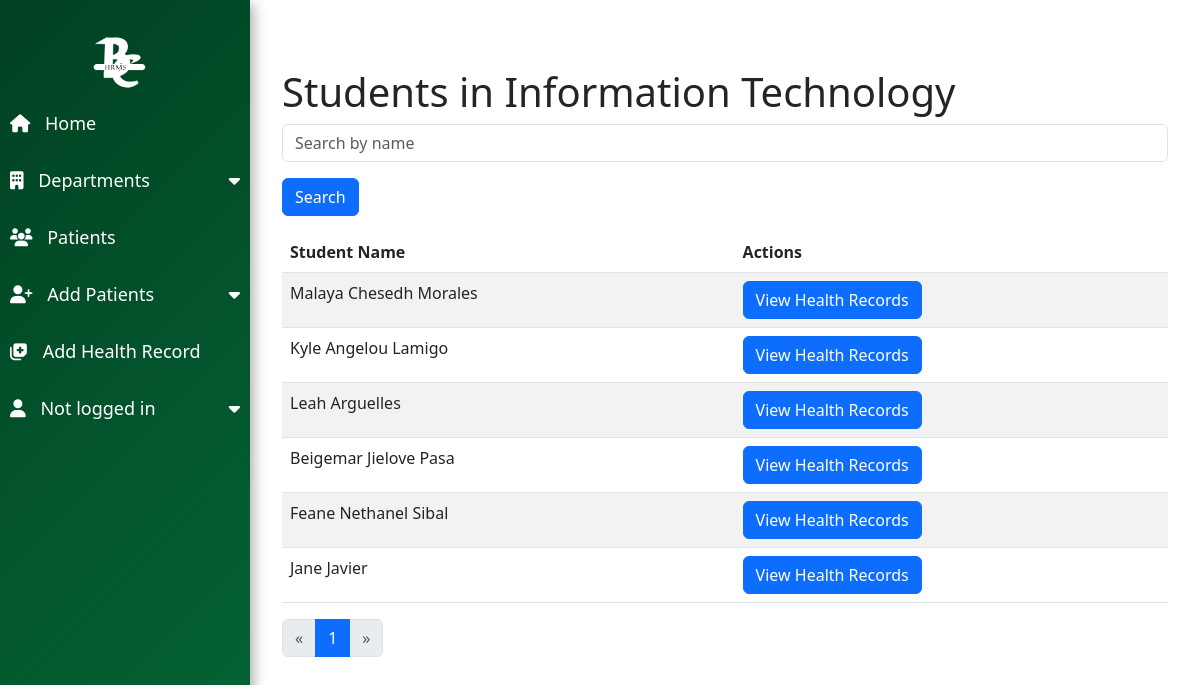
The page /dept_it.php on the database its author committed.
### tables this page shows
CREATE TABLE `students` (
  `id` int(11) NOT NULL,
  `first_name` varchar(50) NOT NULL,
  `last_name` varchar(50) NOT NULL,
  `department` varchar(50) NOT NULL,
  `age` int(11) DEFAULT NULL,
  `gender` enum('Male','Female') DEFAULT NULL,
  `deleted_at` datetime DEFAULT NULL
);

### dept_it.php (the view, shortened to what this page needs)
<?php
require 'config.php';
$department = 'Information Technology';
$page = $_GET['page'] ?? 1;
$records_per_page = 10;
$offset = ($page - 1) * $records_per_page;
$query = $_GET['query'] ?? '';
$stmt = $conn->prepare("
    SELECT id, first_name, last_name
    FROM students
    WHERE department = :department
    AND (first_name LIKE :query OR last_name LIKE :query)
    LIMIT :offset, :records_per_page
");
$stmt->bindParam(':department', $department);
$stmt->bindValue(':query', "%$query%", PDO::PARAM_STR);
$stmt->bindValue(':offset', (int)$offset, PDO::PARAM_INT);
$stmt->bindValue(':records_per_page', (int)$records_per_page, PDO::PARAM_INT);
$stmt->execute();
$students = $stmt->fetchAll(PDO::FETCH_ASSOC);
$stmt = $conn->prepare("
    SELECT COUNT(*) as total
    FROM students
    WHERE department = :department
    AND (first_name LIKE :query OR last_name LIKE :query)
");
$stmt->bindParam(':department', $department);
$stmt->bindValue(':query', "%$query%", PDO::PARAM_STR);
$stmt->execute();
$total_students = $stmt->fetch(PDO::FETCH_ASSOC)['total'];
$total_pages = ceil($total_students / $records_per_page);
?>
<!DOCTYPE html>
<html lang="en">
<head>
    <link href="https://cdn.jsdelivr.net/npm/bootstrap@5.3.0-alpha3/dist/css/bootstrap.min.css" rel="stylesheet">
</head>
<body>
    <?php include 'sidebar.php'; ?>
    <div class="main-content">
        <div class="container mt-5">
            <h1>Students in <?php echo htmlspecialchars($department); ?></h1>
            <form method="get" action="">
                <div class="mb-3">
                    <input type="text" class="form-control" name="query" value="<?php echo htmlspecialchars($query); ?>" placeholder="Search by name">
                </div>
                <button type="submit" class="btn btn-primary">Search</button>
            </form>
            <div class="student-list mt-3">
                <table class="table table-striped">
                    <thead>
                        <tr>
                            <th>Student Name</th>
                            <th>Actions</th>
                        </tr>
                    </thead>
                    <tbody>
                        <?php foreach ($students as $student): ?>
                            <tr>
                                <td><?php echo htmlspecialchars($student['first_name'] . ' ' . $student['last_name']); ?></td>
                                <td>
                                    <a href="view_health_records.php?student_id=<?php echo $student['id']; ?>" class="btn btn-primary">View Health Records</a>
                                </td>
                            </tr>
                        <?php endforeach; ?>
                    </tbody>
                </table>
            </div>
            <nav aria-label="Page navigation">
                <ul class="pagination">
                    <li class="page-item <?php if ($page <= 1) echo 'disabled'; ?>">
                        <a class="page-link" href="?page=<?php echo $page - 1; ?>&query=<?php echo urlencode($query); ?>" aria-label="Previous">
                            <span aria-hidden="true">&laquo;</span>
                        </a>
                    </li>
                    <?php for ($i = 1; $i <= $total_pages; $i++): ?>
                        <li class="page-item <?php if ($i == $page) echo 'active'; ?>">
                            <a class="page-link" href="?page=<?php echo $i; ?>&query=<?php echo urlencode($query); ?>"><?php echo $i; ?></a>
                        </li>
                    <?php endfor; ?>
                    <li class="page-item <?php if ($page >= $total_pages) echo 'disabled'; ?>">
                        <a class="page-link" href="?page=<?php echo $page + 1; ?>&query=<?php echo urlencode($query); ?>" aria-label="Next">
                            <span aria-hidden="true">&raquo;</span>
                        </a>
                    </li>
                </ul>
            </nav>
        </div>
    </div>
</body>
</html>

### dept_it.php (style rules this page uses)
.main-content { margin-left: 250px; padding: 20px; }

### rows shown on the page
students: first_name+last_name "Malaya Chesedh Morales"
students: first_name+last_name "Kyle Angelou Lamigo"
students: first_name+last_name "Leah Arguelles"
students: first_name+last_name "Beigemar Jielove Pasa"
students: first_name+last_name "Feane Nethanel Sibal"
students: first_name+last_name "Jane Javier"

### other values the page prints
$department "Information Technology"
